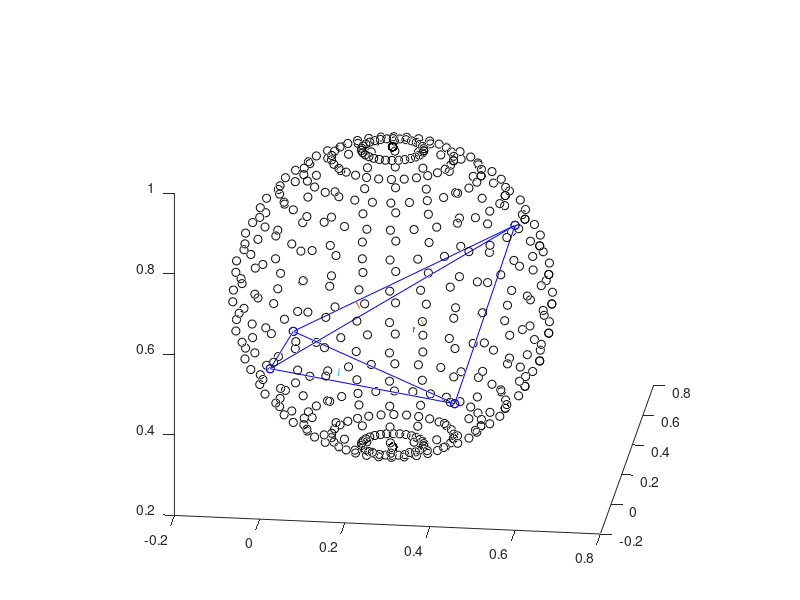

The MATLAB source for this figure: (Note: this script raises an error after producing the figure.)
format shorte;
clc, clf, hold on;

d = 3;

view([10 40 30])
daspect([1 1 1])

%% std

nt = 15;
np = 8;
t = 0:2*pi/nt:2*pi;
p = 0:pi/np:pi;

% XYZsq = [sqrt(2) 0 0; 0 sqrt(2) 0; 0 0 sqrt(2); 0 0 0];
XYZsq = [-1.0 -1.0/sqrt(3.0) -1.0/sqrt(6.0);
1.0 -1.0/sqrt(3.0) -1.0/sqrt(6.0);
0.0 0.0  -1.0/sqrt(6.0)+sqrt(2/3);
0.0 2.0/sqrt(3.0) -1.0/sqrt(6.0)]; % same result



LHS = [2*XYZsq ones(d+1,1)];
RHS = sum(XYZsq.^2,2);
abcd = LHS\RHS;
r = sqrt(abcd(d+1)+sum(abcd(1:d).^2));
% [abcd(1:d)' r]

subplot(1,2,1); 
hold on;
view([10 80 30])
daspect([1 1 1])

plot3(XYZsq(:,1),XYZsq(:,2),XYZsq(:,3),'-bo');
XYZsq = XYZsq([3 1 4 2],:);
plot3(XYZsq(:,1),XYZsq(:,2),XYZsq(:,3),'-bo');

XYZ = zeros((np+1)*(nt+1),d);
XYZ(:,1) = abcd(1)+r*reshape(cos(t)'*sin(p),(np+1)*(nt+1),1);
XYZ(:,2) = abcd(2)+r*reshape(sin(t)'*sin(p),(np+1)*(nt+1),1) ;
XYZ(:,3) = abcd(3)+r*reshape(ones(size(t))'*cos(p),(np+1)*(nt+1),1);
% plot3(XYZ(:,1),XYZ(:,2),XYZ(:,3),'ro');


XYZ = 1/3*[sum(XYZsq([1 2 3],:));
           sum(XYZsq([1 2 4],:));
           sum(XYZsq([1 3 4],:));
           sum(XYZsq([2 3 4],:))];

LHS = [2*XYZ ones(d+1,1)];
RHS = sum(XYZ.^2,2);
abcd = LHS\RHS;
r = sqrt(abcd(d+1)+sum(abcd(1:d).^2));
% [abcd(1:d)' r]

% Computed from below (largest contained sphere):
abcd(1:d) = [ 0  0 -1.093897997411785e-001];
r = 2.988584907226846e-001; 
rIn = r;


nt = 150;
np = 80;
t = 0:2*pi/nt:2*pi;
p = 0:pi/np:pi;

XYZ = zeros((np+1)*(nt+1),d);
XYZ(:,1) = abcd(1)+r*reshape(cos(t)'*sin(p),(np+1)*(nt+1),1);
XYZ(:,2) = abcd(2)+r*reshape(sin(t)'*sin(p),(np+1)*(nt+1),1) ;
XYZ(:,3) = abcd(3)+r*reshape(ones(size(t))'*cos(p),(np+1)*(nt+1),1);
plot3(XYZ(:,1),XYZ(:,2),XYZ(:,3),'ko');


% Smallest possible enclosing sphere
abcd(1:d) = [0 0 -1/sqrt(6)];
r = 2*sqrt(3)/3;
rOut = r;

nt = 15;
np = 8;
t = 0:2*pi/nt:2*pi;
p = 0:pi/np:pi;

XYZ = zeros((np+1)*(nt+1),d);
XYZ(:,1) = abcd(1)+r*reshape(cos(t)'*sin(p),(np+1)*(nt+1),1);
XYZ(:,2) = abcd(2)+r*reshape(sin(t)'*sin(p),(np+1)*(nt+1),1) ;
XYZ(:,3) = abcd(3)+r*reshape(ones(size(t))'*cos(p),(np+1)*(nt+1),1);
plot3(XYZ(:,1),XYZ(:,2),XYZ(:,3),'go');

% disp('12T:')
% [rIn rOut rOut/rIn]


%% eq

nt = 15;
np = 8;
t = 0:2*pi/nt:2*pi;
p = 0:pi/np:pi;

XYZeq = [-1.0 -1.0/sqrt(3.0) -1.0/sqrt(6.0);
1.0 -1.0/sqrt(3.0) -1.0/sqrt(6.0);
0.0 2.0/sqrt(3.0) -1.0/sqrt(6.0);
0.0 0.0  3.0/sqrt(6.0)];

LHS = [2*XYZeq ones(d+1,1)];
RHS = sum(XYZeq.^2,2);
abcd = LHS\RHS;
r = sqrt(abcd(d+1)+sum(abcd(1:d).^2));
rOut = r;
% [abcd(1:d)' r]


subplot(1,2,2);
hold on;
view([10 80 30])
daspect([1 1 1])

plot3(XYZeq(:,1),XYZeq(:,2),XYZeq(:,3),'-bo');
XYZeq = XYZeq([3 1 4 2],:);
plot3(XYZeq(:,1),XYZeq(:,2),XYZeq(:,3),'-bo');

XYZ = zeros((np+1)*(nt+1),d);
XYZ(:,1) = r*reshape(cos(t)'*sin(p),(np+1)*(nt+1),1);
XYZ(:,2) = r*reshape(sin(t)'*sin(p),(np+1)*(nt+1),1) ;
XYZ(:,3) = r*reshape(ones(size(t))'*cos(p),(np+1)*(nt+1),1);
plot3(XYZ(:,1),XYZ(:,2),XYZ(:,3),'ro');





XYZ = 1/3*[sum(XYZeq([1 2 3],:));
           sum(XYZeq([1 2 4],:));
           sum(XYZeq([1 3 4],:));
           sum(XYZeq([2 3 4],:))];

LHS = [2*XYZ ones(d+1,1)];
RHS = sum(XYZ.^2,2);
abcd = LHS\RHS;
r = sqrt(abcd(d+1)+sum(abcd(1:d).^2));
rIn = r;
% [abcd(1:d)' r]


nt = 150;
np = 80;
t = 0:2*pi/nt:2*pi;
p = 0:pi/np:pi;

XYZ = zeros((np+1)*(nt+1),d);
XYZ(:,1) = abcd(1)+r*reshape(cos(t)'*sin(p),(np+1)*(nt+1),1);
XYZ(:,2) = abcd(2)+r*reshape(sin(t)'*sin(p),(np+1)*(nt+1),1) ;
XYZ(:,3) = abcd(3)+r*reshape(ones(size(t))'*cos(p),(np+1)*(nt+1),1);
plot3(XYZ(:,1),XYZ(:,2),XYZ(:,3),'ko');

% disp('Eq T:')
% [rIn rOut rOut/rIn]


% error('exiting');

%% smallest contained sphere

%% 2D
% d = 2;
% Nf = d+1;
% 
% t_s = [0 0 0];
% t_t = [1 5 9]*pi/6;
% 
% nr = zeros(Nf,d);
% 
% for f = 1:Nf
%     nr(f,1) =  cos(t_s(f))*cos(t_t(f));
% 	nr(f,2) =  cos(t_s(f))*sin(t_t(f));
% end
% 
% XYZeq = [-1.0 -1.0/sqrt(3.0);
%           1.0 -1.0/sqrt(3.0);
%           0.0 2.0/sqrt(3.0)];
%       
% X = XYZeq(:,1); Y = XYZeq(:,2);
%       
% LHS = [X(3)-X(2) 0 0 -nr(1,1) -1 0;
%        Y(3)-Y(2) 0 0 -nr(1,2) 0 -1;
%        0 X(3)-X(1) 0 -nr(2,1) -1 0;
%        0 Y(3)-Y(1) 0 -nr(2,2) 0 -1;
%        0 0 X(2)-X(1) -nr(3,1) -1 0;
%        0 0 Y(2)-Y(1) -nr(3,2) 0 -1];
% 
% RHS = -[X(2) Y(2) X(1) Y(1) X(1) Y(1)]';
% 
% % LHS\RHS
% 
% LHS = XYZeq([1 3],:);
% RHS = ones(2,1);
% n = (LHS\RHS); n = n/norm(n,2);

%% 3D
clf;
hold on;
view([10 -80 30])
daspect([1 1 1])

d = 3;
Nf = d+1;

XYZ = [ 0.00000000000000e+00  4.33012701892087e-01  4.33012701892087e-01 
 0.00000000000000e+00  0.00000000000000e+00  4.99999999998693e-01 
 4.33012701892087e-01  0.00000000000000e+00  4.33012701892087e-01 
 5.10838679751787e-01  5.10838679958756e-01  6.91438852196958e-01];



XYZp = XYZ;
plot3(XYZp(:,1),XYZp(:,2),XYZp(:,3),'-bo');
XYZp = XYZp([3 1 4 2],:);
plot3(XYZp(:,1),XYZp(:,2),XYZp(:,3),'-bo');


FNodeInds = [[2 3 4]; [1 3 4]; [1 2 4]; [1 2 3]];

nr = zeros(Nf,d);
d_p = zeros(Nf,1);

XYZcT = sum(XYZ,1)/4;

for f = 1:Nf
   XYZF =  XYZ(FNodeInds(f,:),:);
   
   Vec1 = XYZF(1,:)-XYZF(3,:);
   Vec2 = XYZF(2,:)-XYZF(3,:);
   
   n       = cross(Vec1,Vec2);
   nr(f,:) = n/norm(n,2);
   d_p(f)  = dot(nr(f,:),XYZF(3,:));
   
   % Ensure that normals point in the outward direction
   XYZc = sum(XYZF,1)/3;
   r = norm(XYZcT-XYZc,2);
   
   XYZc = XYZc + nr(f,:)*1e2*eps;

   if (norm(XYZcT-XYZc,2)-r < 0.0)
%        f
       nr(f,:) = -nr(f,:);
       d_p(f)  = -d_p(f);
   end
   
  
   XF = 1/3*sum(XYZ(FNodeInds(f,:),1));
   YF = 1/3*sum(XYZ(FNodeInds(f,:),2));
   ZF = 1/3*sum(XYZ(FNodeInds(f,:),3));
   quiver3(XF,YF,ZF,nr(f,1),nr(f,2),nr(f,3),0.02)
end
% nr
% error('exiting');


LHS = zeros(12,12);
LHS(1:3,:) = [XYZ(2,:)'-XYZ(4,:)' XYZ(3,:)'-XYZ(4,:)' zeros(d,2) zeros(d,2) zeros(d,2) -nr(1,:)' -eye(d)];
LHS(4:6,:) = [zeros(d,2) XYZ(1,:)'-XYZ(4,:)' XYZ(3,:)'-XYZ(4,:)' zeros(d,2) zeros(d,2) -nr(2,:)' -eye(d)];
LHS(7:9,:) = [zeros(d,2) zeros(d,2) XYZ(1,:)'-XYZ(4,:)' XYZ(2,:)'-XYZ(4,:)' zeros(d,2) -nr(3,:)' -eye(d)];
LHS(10:12,:) = [zeros(d,2) zeros(d,2) zeros(d,2) XYZ(1,:)'-XYZ(3,:)' XYZ(2,:)'-XYZ(3,:)' -nr(4,:)' -eye(d)];

RHS = [-XYZ(4,:)'; -XYZ(4,:)'; -XYZ(4,:)'; -XYZ(3,:)'];

% format longe
tmp = LHS\RHS;
rIn = tmp(9);





Inde = [ 1 2; 1 3; 1 4; 2 3; 2 4; 3 4];

Ne = 6;

lenE = zeros(Ne,1);

for e = 1:Ne
    lenE(e) = norm(XYZ(Inde(e,1),:)-XYZ(Inde(e,2),:),2);
end
% lenE
[~,IndlenEmax] = max(lenE);

XYZc = 1/2*(XYZ(2,:)+XYZ(4,:));

for i = 1:Nf
    r = norm(XYZ(i,:)-XYZc);
    [i r];
end

% LHS = [2*XYZ([2 3 4],1:2) ones(3,1)]
% RHS = sum(XYZ([2 3 4],1:2).^2,2)
% 




% case 1
abcd = 1/2*(XYZ(Inde(IndlenEmax,1),:)+XYZ(Inde(IndlenEmax,2),:));
r = 0.5*norm(XYZ(Inde(IndlenEmax,1),:)-XYZ(Inde(IndlenEmax,2),:),2);

nt = 15*2;
np = 8*2;
t = 0:2*pi/nt:2*pi;
p = 0:pi/np:pi;

XYZp = zeros((np+1)*(nt+1),d);
XYZp(:,1) = abcd(1)+r*reshape(cos(t)'*sin(p),(np+1)*(nt+1),1);
XYZp(:,2) = abcd(2)+r*reshape(sin(t)'*sin(p),(np+1)*(nt+1),1) ;
XYZp(:,3) = abcd(3)+r*reshape(ones(size(t))'*cos(p),(np+1)*(nt+1),1);
% plot3(XYZp(:,1),XYZp(:,2),XYZp(:,3),'ko');
% error('exiting');

done = 1;

for i = 1:Nf
    check = norm(XYZ(i,:)-abcd(1:d),2)-r;
    [i norm(XYZ(i,:)-abcd(1:d),2) r norm(XYZ(i,:)-abcd(1:d),2)-r];
    if (check > 0.0)
        done = 0;
        break;
    end
end

if (done)
    [0 r/rIn r rIn]
    plot3(XYZp(:,1),XYZp(:,2),XYZp(:,3),'ko');
    error('found it.');
end


% case 2
nt = 15*2;
np = 8*2;
t = 0:2*pi/nt:2*pi;
p = 0:pi/np:pi;
XYZp = zeros((np+1)*(nt+1),d);

abcF = zeros(Nf,d);
rF   = zeros(Nf,1);
for f = 1:Nf
    XYZF = XYZ(FNodeInds(f,:),:);


    abc_p = nr(f,:);

    LHS = [2*XYZF ones(d,1); abc_p 0];
    RHS = [sum(XYZF.^2,2); d_p(f)];

    abcd = LHS\RHS;
    r = sqrt(abcd(d+1)+sum(abcd(1:d).^2));
    
    abcF(f,:) = abcd(1:d)';
    rF(f) = r;
end

[~,IndrF] = sort(rF);

for f = IndrF'
    
    abcd(1:d) = abcF(f,:)';
    r = rF(f);

%     [f-1 r abcd(1:d)']
%     [f-1 r]
    
    XYZp(:,1) = abcd(1)+r*reshape(cos(t)'*sin(p),(np+1)*(nt+1),1);
    XYZp(:,2) = abcd(2)+r*reshape(sin(t)'*sin(p),(np+1)*(nt+1),1) ;
    XYZp(:,3) = abcd(3)+r*reshape(ones(size(t))'*cos(p),(np+1)*(nt+1),1);
%     plot3(XYZp(:,1),XYZp(:,2),XYZp(:,3),'ro');
    
    done = 1;
    for i = 1:Nf
        check = norm(XYZ(i,:)-abcd(1:d)',2)-r;
%         [i check > 1e2*eps]
        if (check > 1e2*eps)
            done = 0;
            break;
        end
    end

    if (done)
        [1 r/rIn r rIn]
        plot3(XYZp(:,1),XYZp(:,2),XYZp(:,3),'ro');
        error('found it.');
    end
end




% error('exiting');


LHS = [2*XYZ ones(d+1,1)];
RHS = sum(XYZ.^2,2);
abcd = LHS\RHS;
r = sqrt(abcd(d+1)+sum(abcd(1:d).^2));

nt = 15*2;
np = 8*2;
t = 0:2*pi/nt:2*pi;
p = 0:pi/np:pi;

XYZp = zeros((np+1)*(nt+1),d);
XYZp(:,1) = abcd(1)+r*reshape(cos(t)'*sin(p),(np+1)*(nt+1),1);
XYZp(:,2) = abcd(2)+r*reshape(sin(t)'*sin(p),(np+1)*(nt+1),1) ;
XYZp(:,3) = abcd(3)+r*reshape(ones(size(t))'*cos(p),(np+1)*(nt+1),1);
plot3(XYZp(:,1),XYZp(:,2),XYZp(:,3),'go');


[3 r/rIn r rIn sqrt(3/8)*max(lenE)]


%%
1;
    

%% PYR base in split TET
error('exiting');
clc;

XYZ = [9.571669482429456e-01     4.217612826262750e-01     6.557406991565868e-01
     4.853756487228412e-01     9.157355251890671e-01     3.571167857418955e-02
     8.002804688888001e-01     7.922073295595544e-01     8.491293058687771e-01
     1.418863386272153e-01     9.594924263929030e-01     9.339932477575505e-01]
% XYZ = [1/4*[2*[XYZsq(1,:)+XYZsq(2,:); XYZsq(1,:)+XYZsq(3,:); XYZsq(1,:)+XYZsq(4,:)]; sum(XYZsq,1)]]

centroid = 1/4*(sum(XYZ,1));

XYZmid_e = 1/2*[XYZ(1,:)+XYZ(2,:);
                XYZ(1,:)+XYZ(3,:);
                XYZ(1,:)+XYZ(4,:);
                XYZ(2,:)+XYZ(3,:);
                XYZ(2,:)+XYZ(4,:);
                XYZ(3,:)+XYZ(4,:)];
            
for e = 1:6
    [e norm(centroid-XYZmid_e(e,:),2)]
end

clf;
hold on;
view([10 -80 30])
daspect([1 1 1])

plot3(XYZ(:,1),XYZ(:,2),XYZ(:,3),'-bo');
XYZ = XYZ([3 1 4 2],:);
plot3(XYZ(:,1),XYZ(:,2),XYZ(:,3),'-bo');

plot3(centroid(1),centroid(2),centroid(3),'rd');
for e = 1:6
    XYZp = [XYZmid_e(e,:); centroid];
    plot3(XYZp(:,1),XYZp(:,2),XYZp(:,3),'-rs');
end
